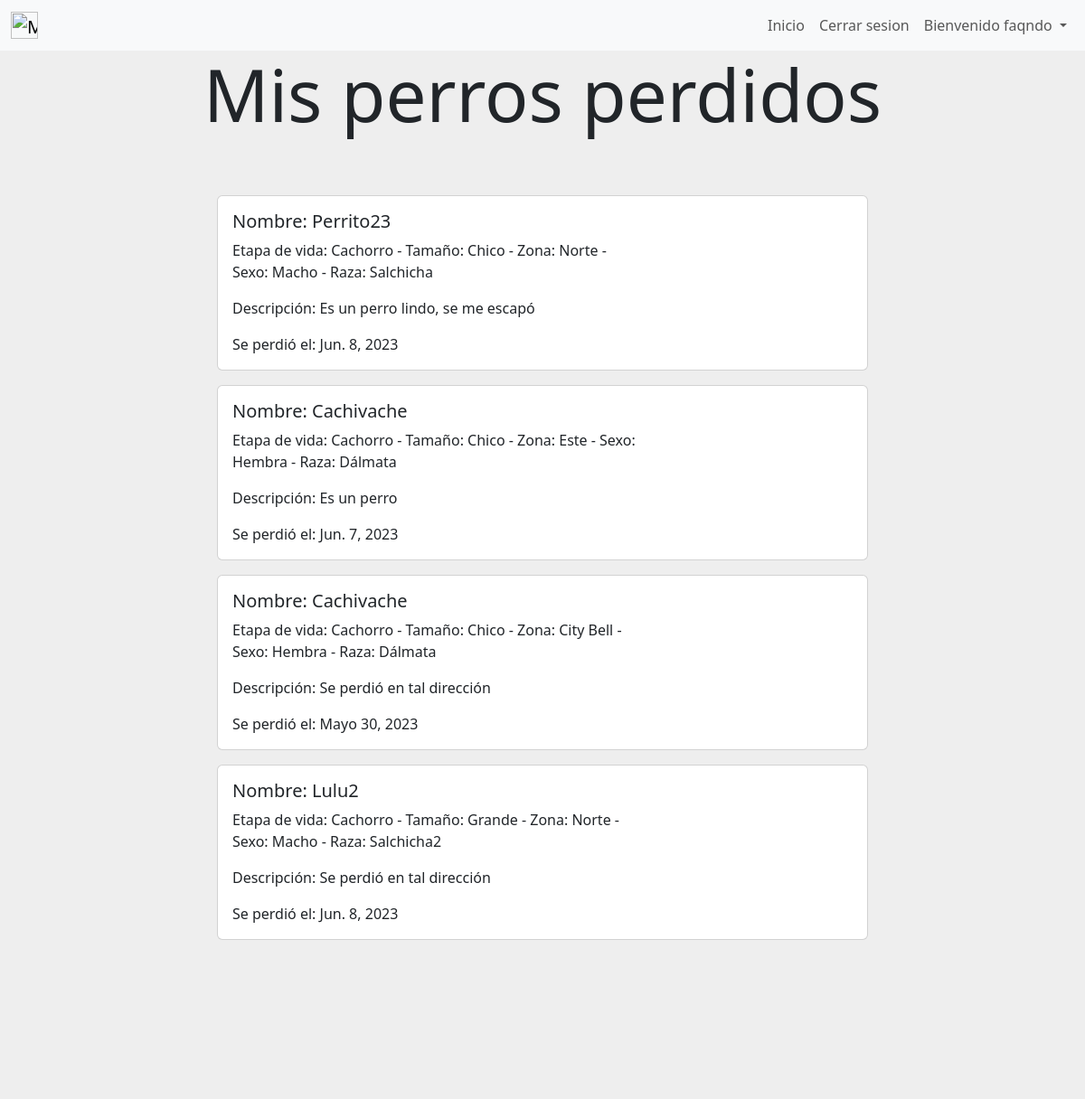
The page /mis_perros_perdidos (signed in) on the database as committed earlier.
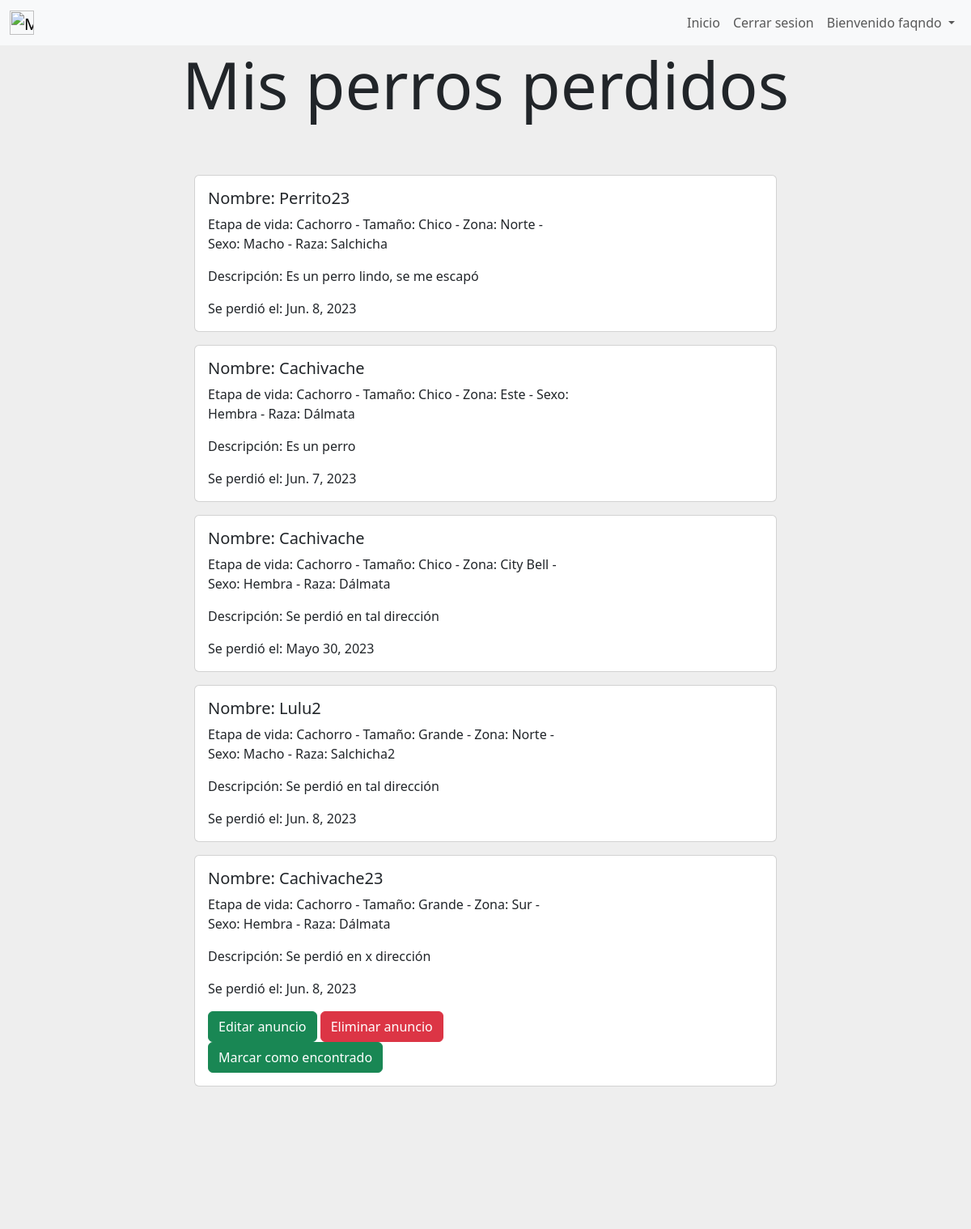
The same page on the database as committed later.
### gestion_de_mascotas/models.py (models this page shows, shortened)
class Perro_perdido(models.Model):
    nombre=models.CharField(max_length=30)
    edad =  models.CharField(max_length=50)
    size = models.CharField(max_length=50)
    descripcion=models.CharField(max_length=100)
    imagen=models.ImageField(upload_to='perros_perdidos')
    fecha_perdido = models.DateField()
    zona = models.CharField(max_length=100)
    franja_horaria = models.CharField(max_length=50)
    sexo = models.CharField(max_length=30)
    raza = models.CharField(max_length=30, null=True)
    encontrado = models.BooleanField(default=False)
    created=models.DateTimeField(auto_now_add=True)
    updated=models.DateTimeField(auto_now_add=True)
    created_by = models.ForeignKey(User, on_delete=models.CASCADE)
    class Meta:
        verbose_name='perro_perdido'
        verbose_name_plural='perros_perdidos'

### gestion_de_mascotas/views.py (the view)
# urls.py: path('mis_perros_perdidos',views.mis_perros_perdidos, name= "mis_perros_perdidos"),
def mis_perros_perdidos(request):
    mis_perros_perdidos = Perro_perdido.objects.filter(created_by = request.user)
    return render(request,"gestion_de_mascotas/mis_perros_perdidos.html",{'mis_perros_perdidos':mis_perros_perdidos})

### gestion_de_mascotas/templates/gestion_de_mascotas/mis_perros_perdidos.html (shortened to what this page needs)
{% extends "gestion_de_usuarios/base.html" %}
{% block content %}
{% if user.is_authenticated %}
<div style="background-color:#eee;height: 20%;text-align: center;">
    <h1 class="display-1">Mis perros perdidos</h1>
</div>
{% if mis_perros_perdidos.count == 0 %}
    <div style="background-color: #eee;background-position: center;background-size: cover; align-items: center;justify-content: center;display: flex;">
        <div class="card mb-3 element-home-color" style="width: 60%;">
            <div class="row g-0">
                <div class="card">
                    <div class="card-body">
                        Aún no has hecho ninguna publicación.
                    </div>
                </div>
            </div>
        </div>
    </div>
{% else %}
{% for perro in mis_perros_perdidos %}
        <div style="background-color: #eee;background-position: center;background-size: cover; align-items: center;justify-content: center;display: flex;">
            <div class="card mb-3 element-home-color" style="width: 60%;">
                <div class="row g-0">
                <div class="col-md-8">
                    <div class="card-body">
                        <h5 class="card-title">Nombre: {{perro.nombre}}</h5>
                        <p class="card-text">Etapa de vida: {{perro.edad}} - Tamaño: {{perro.size}} - Zona: {{perro.zona}} - Sexo: {{perro.sexo}} - Raza: {{perro.raza}}</p>
                        <p class="card-text">Descripción: {{perro.descripcion}}</p>
                        <p class="card-text">Se perdió el: {{perro.fecha_perdido}}</p>
                        {% if not perro.encontrado %}
                        <a href ="{% url 'editar_anuncio_perdido' perro.id 'mine' %}" class="btn btn-success" style="color:white;">Editar anuncio</a>
                        <a href ="#" class="btn btn-danger" onclick="delete_anuncio_perdido({{perro.id}})" style="color:white;">Eliminar anuncio</a>
                        <a href ="{% url 'perro_encontrado' perro.id %}" class="btn btn-success" style="color:white;">Marcar como encontrado</a>
                        {% endif %}
                    </div>
                </div>
                </div>
            </div>
        </div>
        {% endfor %}
<div style="background-color:#eee;height: 20%;">
</div>
{% endif %}
{% else %}
<img src="https://st.depositphotos.com/31068556/51146/v/600/depositphotos_511461970-stock-illustration-concept-design-of-an-empty.jpg" class="img-fluid rounded-start" alt="..." style="border-radius: 4px;">
{% endif %}
{% endblock %}

Rows that differ between the two databases and show on the page:
added Perro_perdido: nombre "Cachivache23", edad "Cachorro", size "Grande", zona "Sur", sexo "Hembra", raza "Dálmata", descripcion "Se perdió en x dirección", fecha_perdido "Jun. 8, 2023"
